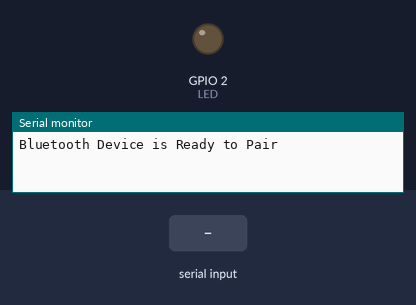
A sketch run on a simulated ESP32. Parts: output pins drawn as LEDs (lit = HIGH), the last lines printed to the serial monitor. Inputs (shaded band) come from the test bench. Nothing arrives over Bluetooth unless stated.

Above: at 1.2 s.
1.3 s: "1" received over the second serial link
At 2.5 s:
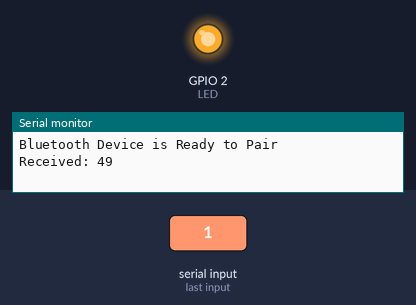
2.8 s: "0" received over the second serial link
At 4.1 s:
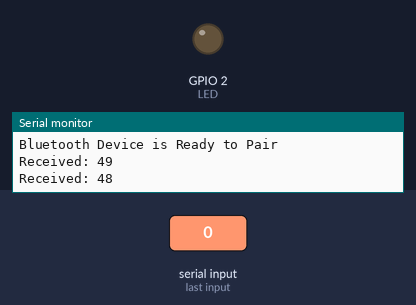
Timing chart, 0 to 5.8 s (numbered marks = the images above; inputs shaded):
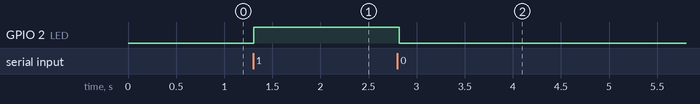

The sketch:

ledBluetooth.ino
```cpp
#include "BluetoothSerial.h"

BluetoothSerial ESP_BT; //Object for Bluetooth

int incoming;
int LED = 2;

void setup() {
  Serial.begin(115200); //Start Serial monitor in 115200
  ESP_BT.begin("ESP32_LED_CONTROL"); //Name of your Bluetooth

  Serial.println("Bluetooth Device is Ready to Pair");

  pinMode (LED, OUTPUT); //Specify that LED pin is output
}

void loop() {

  if (ESP_BT.available()) { //Check if we receive anything from Bluetooth

    incoming = ESP_BT.read(); //Read what we recevive
    Serial.print("Received: ");
    Serial.println(incoming);

    switch(incoming) {
      case 49:
        digitalWrite(LED, HIGH);
        ESP_BT.println("LED turned ON");
        break;

      case 48:
        digitalWrite(LED, LOW);
        ESP_BT.println("LED turned OFF");
        break;

      default:
        break;
    }
  }
  delay(20);
}
```

Measured:
- after the input at 1.3 s, GPIO 2 (LED): LOW → HIGH at once
- after the input at 2.8 s, GPIO 2 (LED): HIGH → LOW at once
